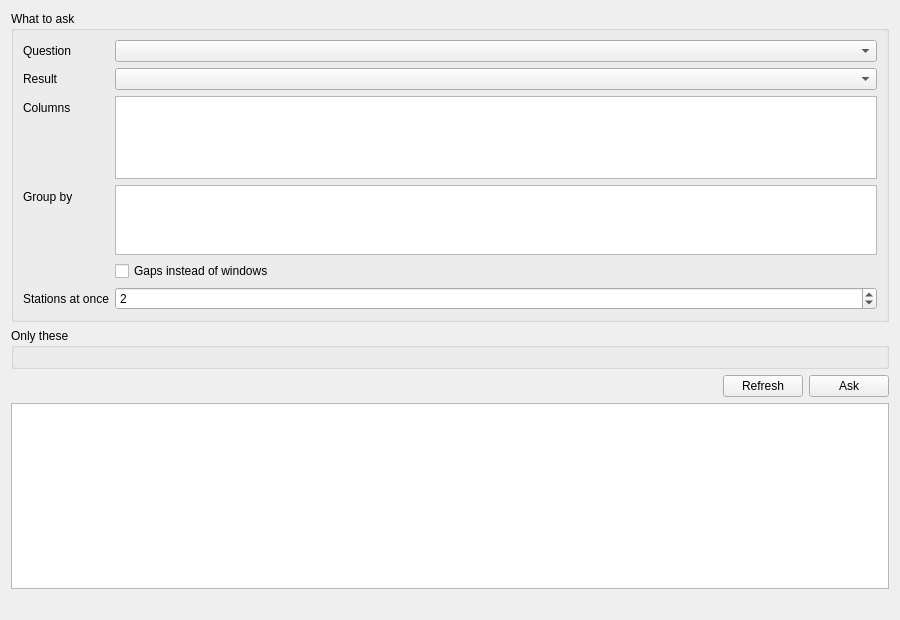
<?xml version="1.0" encoding="UTF-8"?>
<ui version="4.0">
 <class>AnalysisTab</class>
 <widget class="QWidget" name="AnalysisTab">
  <property name="geometry">
   <rect>
    <x>0</x>
    <y>0</y>
    <width>900</width>
    <height>620</height>
   </rect>
  </property>
  <property name="windowTitle">
   <string>Analysis</string>
  </property>
  <layout class="QVBoxLayout" name="verticalLayout">
   <item>
    <widget class="QGroupBox" name="questionBox">
     <property name="title">
      <string>What to ask</string>
     </property>
     <layout class="QFormLayout" name="questionForm">
      <item row="0" column="0">
       <widget class="QLabel" name="questionLabel">
        <property name="text">
         <string>Question</string>
        </property>
       </widget>
      </item>
      <item row="0" column="1">
       <widget class="QComboBox" name="questionCombo"/>
      </item>
      <item row="1" column="0">
       <widget class="QLabel" name="resultLabel">
        <property name="text">
         <string>Result</string>
        </property>
       </widget>
      </item>
      <item row="1" column="1">
       <widget class="QComboBox" name="resultCombo"/>
      </item>
      <item row="2" column="0">
       <widget class="QLabel" name="columnsLabel">
        <property name="text">
         <string>Columns</string>
        </property>
       </widget>
      </item>
      <item row="2" column="1">
       <widget class="QListWidget" name="columnsList">
        <property name="maximumSize">
         <size>
          <width>16777215</width>
          <height>90</height>
         </size>
        </property>
        <property name="selectionMode">
         <enum>QAbstractItemView::MultiSelection</enum>
        </property>
       </widget>
      </item>
      <item row="3" column="0">
       <widget class="QLabel" name="groupByLabel">
        <property name="text">
         <string>Group by</string>
        </property>
       </widget>
      </item>
      <item row="3" column="1">
       <widget class="QListWidget" name="groupByList">
        <property name="maximumSize">
         <size>
          <width>16777215</width>
          <height>70</height>
         </size>
        </property>
        <property name="selectionMode">
         <enum>QAbstractItemView::MultiSelection</enum>
        </property>
       </widget>
      </item>
      <item row="4" column="1">
       <widget class="QCheckBox" name="gapsCheck">
        <property name="text">
         <string>Gaps instead of windows</string>
        </property>
       </widget>
      </item>
      <item row="5" column="0">
       <widget class="QLabel" name="atLeastLabel">
        <property name="text">
         <string>Stations at once</string>
        </property>
       </widget>
      </item>
      <item row="5" column="1">
       <widget class="QSpinBox" name="atLeastSpin">
        <property name="minimum">
         <number>1</number>
        </property>
        <property name="maximum">
         <number>64</number>
        </property>
        <property name="value">
         <number>2</number>
        </property>
       </widget>
      </item>
     </layout>
    </widget>
   </item>
   <item>
    <widget class="QGroupBox" name="filtersBox">
     <property name="title">
      <string>Only these</string>
     </property>
     <layout class="QFormLayout" name="filtersForm"/>
    </widget>
   </item>
   <item>
    <layout class="QHBoxLayout" name="buttonRow">
     <item>
      <spacer name="buttonSpacer">
       <property name="orientation">
        <enum>Qt::Horizontal</enum>
       </property>
       <property name="sizeHint" stdset="0">
        <size>
         <width>40</width>
         <height>20</height>
        </size>
       </property>
      </spacer>
     </item>
     <item>
      <widget class="QPushButton" name="refreshButton">
       <property name="text">
        <string>Refresh</string>
       </property>
      </widget>
     </item>
     <item>
      <widget class="QPushButton" name="askButton">
       <property name="text">
        <string>Ask</string>
       </property>
      </widget>
     </item>
    </layout>
   </item>
   <item>
    <widget class="QTableWidget" name="resultTable">
     <property name="editTriggers">
      <set>QAbstractItemView::NoEditTriggers</set>
     </property>
     <property name="selectionBehavior">
      <enum>QAbstractItemView::SelectRows</enum>
     </property>
    </widget>
   </item>
   <item>
    <widget class="QLabel" name="statusLabel">
     <property name="text">
      <string/>
     </property>
    </widget>
   </item>
  </layout>
 </widget>
 <resources/>
 <connections/>
</ui>
